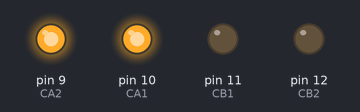
Simulated run of this sketch. Board: Arduino Uno, built with avr-gcc and run on an emulated ATmega328P. Shown: output pins drawn as LEDs (lit = HIGH).

Above: at 5.0 s.
At 12.5 s:
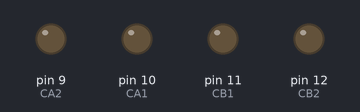
At 17.5 s:
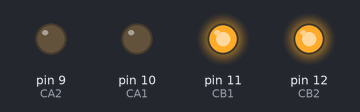
At 25.0 s:
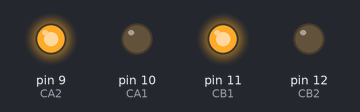
At 35.0 s:
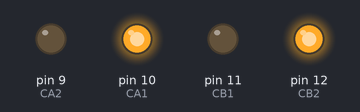
Timing chart, 0 to 52.0 s (numbered marks = the images above):
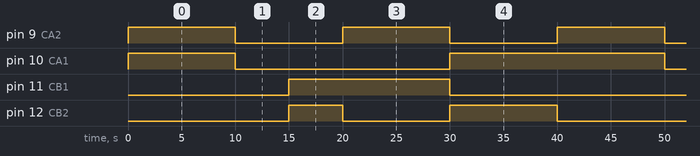

The sketch:

linefor.ino
```cpp
int CA1=10,CB1=11,CA2=9,CB2=12;
void setup() {
  // put your setup code here, to run once:
pinMode(CA1,OUTPUT);
pinMode(CA2,OUTPUT);
pinMode(CB1,OUTPUT);
pinMode(CB2,OUTPUT);
}


void loop() {
  // forward
digitalWrite(CA1,HIGH);
digitalWrite(CB1,LOW);
digitalWrite(CA2,HIGH);
digitalWrite(CB2,LOW);
delay(10000);
//STOP
digitalWrite(CA1,LOW);
digitalWrite(CB1,LOW);
digitalWrite(CA2,LOW);
digitalWrite(CB2,LOW);
delay(5000);
//Backword
digitalWrite(CA1,LOW);
digitalWrite(CB1,HIGH);
digitalWrite(CA2,LOW);
digitalWrite(CB2,HIGH);
delay(5000);
//RIGHT

digitalWrite(CA1,LOW);
digitalWrite(CB1,HIGH);
digitalWrite(CA2,HIGH);
digitalWrite(CB2,LOW);
delay(10000);
//LEFT
digitalWrite(CA1,HIGH);
digitalWrite(CB1,LOW);
digitalWrite(CA2,LOW);
digitalWrite(CB2,HIGH);
delay(10000);

}
```

Measured:
- by itself, pin 9 (CA2): alternates HIGH for 10.0 s and LOW for 10.0 s
- by itself, pin 10 (CA1): repeats every 40.0 s: LOW 20.0 s, HIGH 20.0 s
- by itself, pin 11 (CB1): alternates HIGH for 15.0 s and LOW for 25.0 s
- by itself, pin 12 (CB2): repeats every 40.0 s: LOW 10.0 s, HIGH 10.0 s, LOW 15.0 s, HIGH 5.0 s
